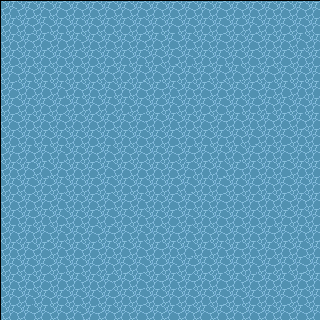

A level layout from a 2D game, rendered from its tile map. Below: a short description, then the map file with tile-grid data replaced by summaries:
An orthogonal 20x20 tile map with 16x16 px tiles, 6 tile layers (Tile Layer 6, Copy of Tile Layer 6, Copy of Tile Layer 6, Copy of Tile Layer 6, ...).

<map version="1.0" orientation="orthogonal" width="20" height="20" tilewidth="16" tileheight="16">
 <tileset firstgid="1" name="pokemon" tilewidth="16" tileheight="16" spacing="1" margin="1">
  <tileoffset x="1" y="1" />
  <image source="../tiles/pokemon/pokemon.png" width="2240" height="2400" />
 </tileset>
 <layer name="Tile Layer 6" width="20" height="20">
  <data>[400 cells, 400 non-empty, 4 distinct tile ids]</data>
 </layer>
 <layer name="Copy of Tile Layer 6" width="20" height="20">
  <data>[400 cells, 400 non-empty, 4 distinct tile ids]</data>
 </layer>
 <layer name="Copy of Tile Layer 6" width="20" height="20">
  <data>[400 cells, 400 non-empty, 4 distinct tile ids]</data>
 </layer>
 <layer name="Copy of Tile Layer 6" width="20" height="20">
  <data>[400 cells, 400 non-empty, 4 distinct tile ids]</data>
 </layer>
 <layer name="Copy of Tile Layer 6" width="20" height="20">
  <data>[400 cells, 400 non-empty, 4 distinct tile ids]</data>
 </layer>
 <layer name="Copy of Tile Layer 6" width="20" height="20">
  <data>[400 cells, 400 non-empty, 4 distinct tile ids]</data>
 </layer>
</map>
